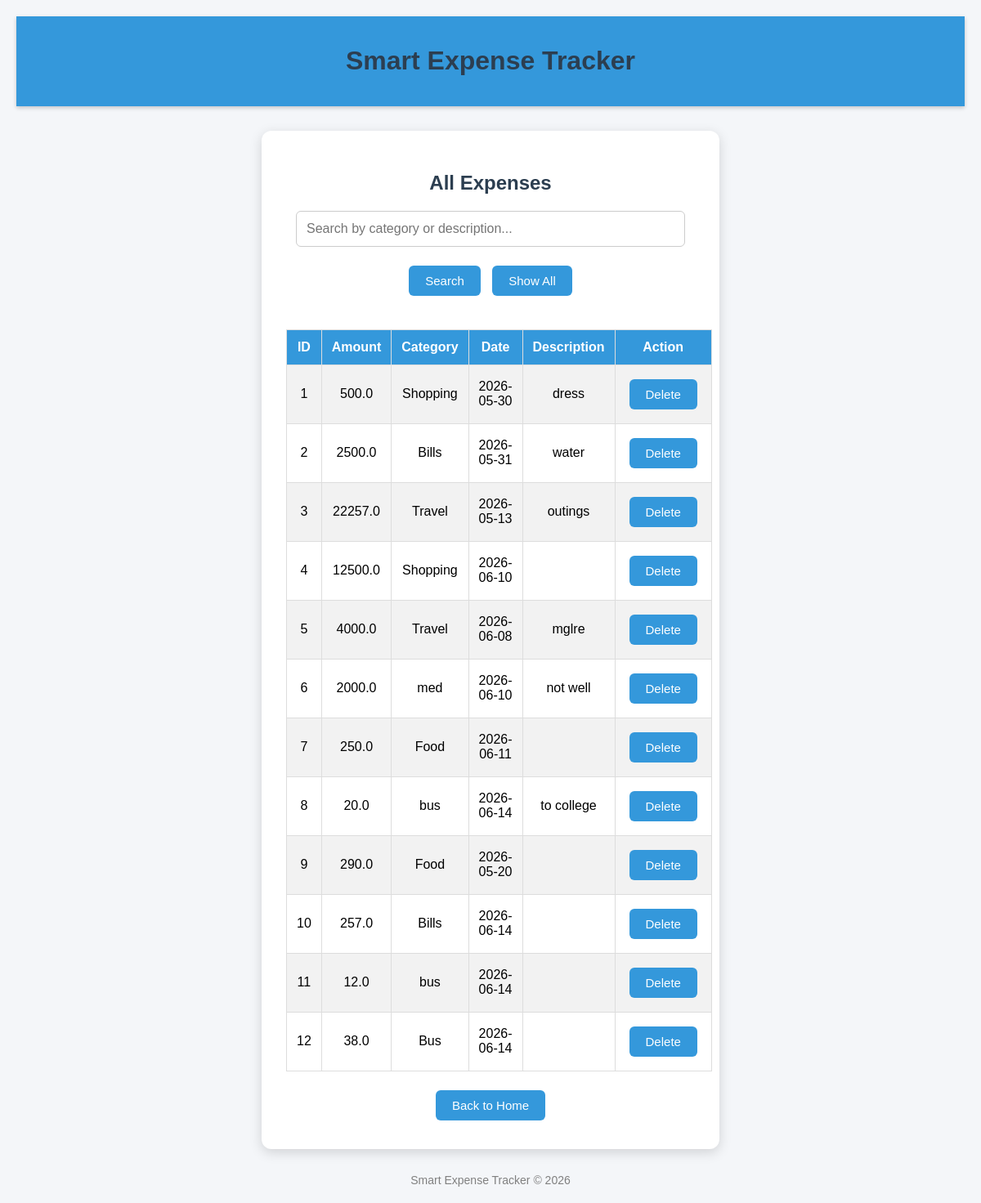
Before: /view with the older database file.
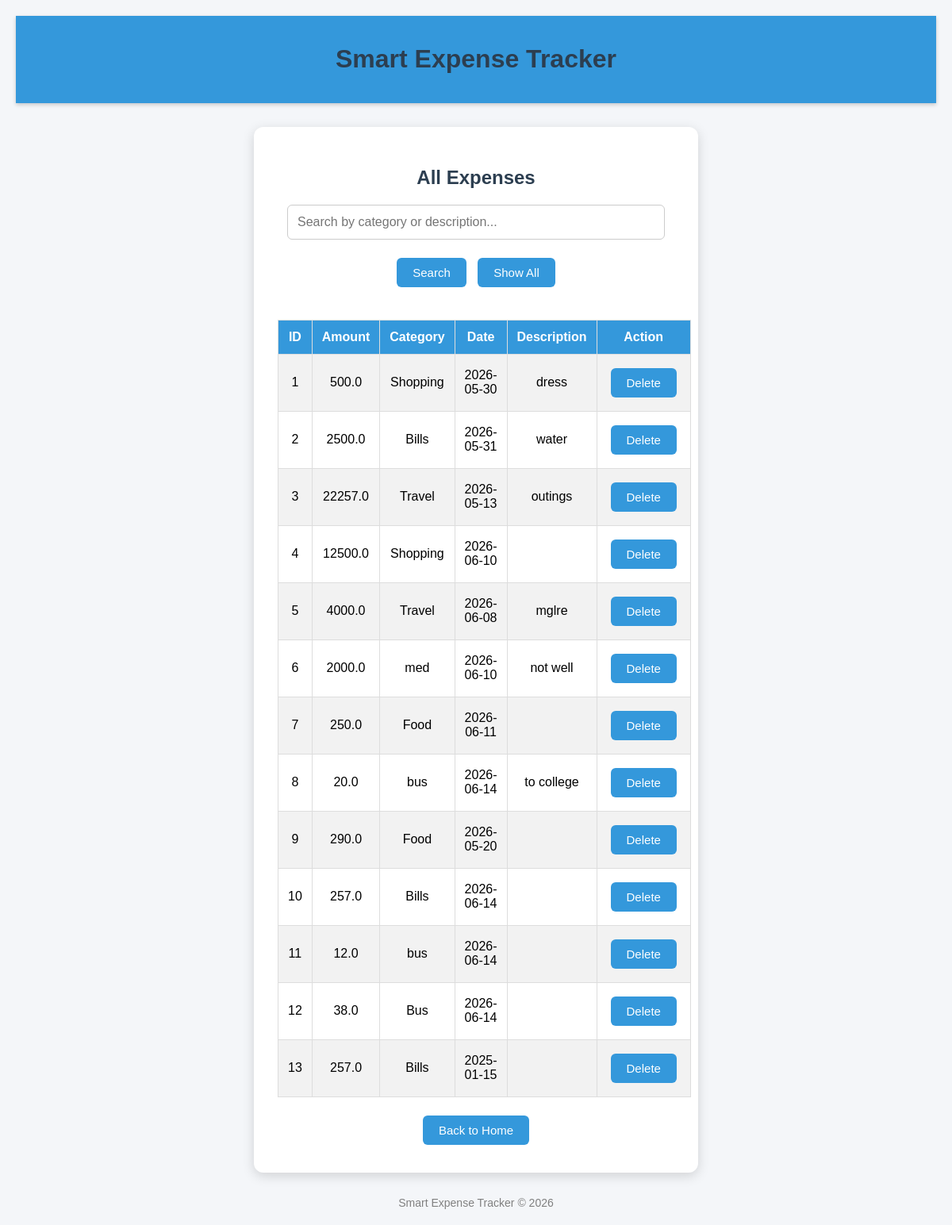
After: the same page with the newer database file.
### tables this page shows
CREATE TABLE expenses (
    id INTEGER PRIMARY KEY AUTOINCREMENT,
    amount REAL NOT NULL,
    category TEXT NOT NULL,
    date TEXT NOT NULL,
    description TEXT
);

### app.py (the view)
@app.route("/view")
def view():
    conn = sqlite3.connect("database.db")
    cur = conn.cursor()
    search = request.args.get("search")
    if search:
     cur.execute("""
        SELECT * FROM expenses
        WHERE category LIKE ?
        OR description LIKE ?
    """, (f"%{search}%", f"%{search}%"))
    else:
      cur.execute("SELECT * FROM expenses")
    data = cur.fetchall()
    conn.close()
    return render_template("view.html", data=data)

### templates/view.html (shortened to what this page needs)
<!DOCTYPE html>
<html>
<head>
    <link rel="stylesheet" href="{{ url_for('static', filename='style.css') }}">
</head>
<body>
    <div class="header">
      <h1>Smart Expense Tracker</h1>
    </div>
    <div class="card">
    <h2>All Expenses</h2>
    <form class="search-form" method="GET" action="/view">
    <input type="text"
           name="search"
           placeholder="Search by category or description...">
        <br><br>
    <button type="submit">Search</button>
     <a href="/view">
        <button type="button">Show All</button>
    </a>
    </form>
<br>
<br>
    <table border="1" cellpadding="10">
        <tr>
            <th>ID</th>
            <th>Amount</th>
            <th>Category</th>
            <th>Date</th>
            <th>Description</th>
            <th>Action</th>
        </tr>
     {% for row in data %}
        <tr>
           <td>{{ loop.index }}</td>
           <td>{{ row[1] }}</td>
           <td>{{ row[2] }}</td>
           <td>{{ row[3] }}</td>
           <td>{{ row[4] }}</td>
        <td>
         <a href="/delete/{{ row[0] }}">
           <button>Delete</button>
         </a>
        </td>
        </tr>
{% endfor %}
    </table>
    <br>
    <a href="/">
    <button>Back to Home</button>
    </a>
    </div>
<footer>
    Smart Expense Tracker © 2026
</footer>
</body>
</html>

### static/style.css (style rules this page uses)
body { font-family: Arial, sans-serif; background-color: #f4f6f9; text-align: center; margin: 0; padding: 20px; }
h1, h2 { color: #2c3e50; }
a { text-decoration: none; }
button { background-color:#3498db; color:white; border:none; padding:10px 20px; border-radius:6px; cursor:pointer; font-size:15px; margin:5px; }
table { margin: auto; border-collapse: collapse; width: 80%; background: white; }
th, td { border: 1px solid #ddd; padding: 12px; }
th { background-color: #3498db; color: white; }
tr:nth-child(even) { background-color: #f2f2f2; }
.header { background-color:#3498db; color:white; padding:15px; margin-bottom:25px; box-shadow:0 2px 5px rgba(0,0,0,0.2); }
.card { background:white; width:500px; margin:30px auto; padding:30px; border-radius:12px; box-shadow:0px 4px 15px rgba(0,0,0,0.15); }
footer { margin-top:30px; color:gray; font-size:14px; }
.search-form input { width:450px; padding:12px; border:1px solid #ccc; border-radius:6px; font-size:16px; }

Changed rows visible on the page:
added expenses: amount "257.0", category "Bills", date "2025-01-15"
